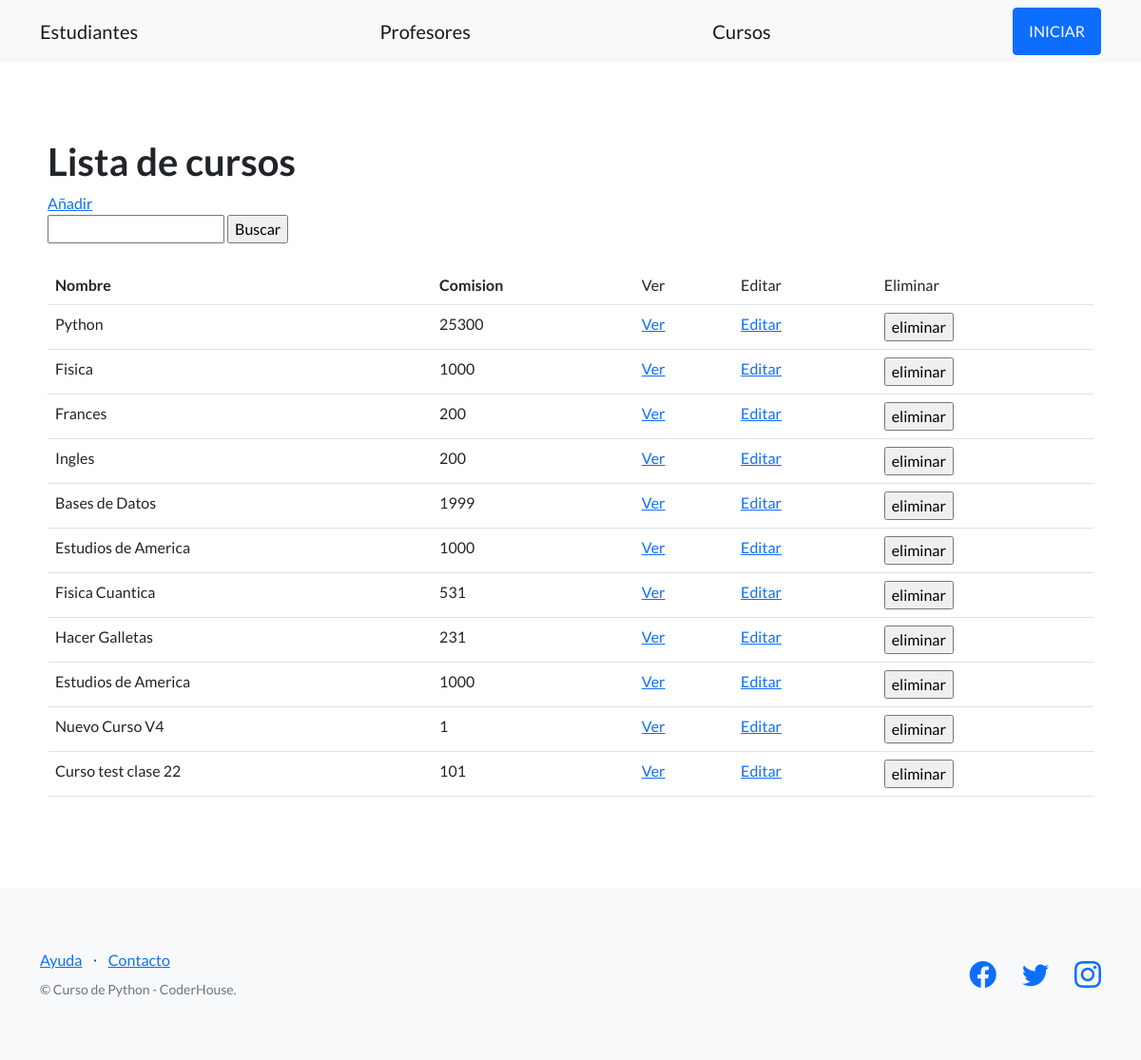
Before: /plataforma/cursos/ with the older database file.
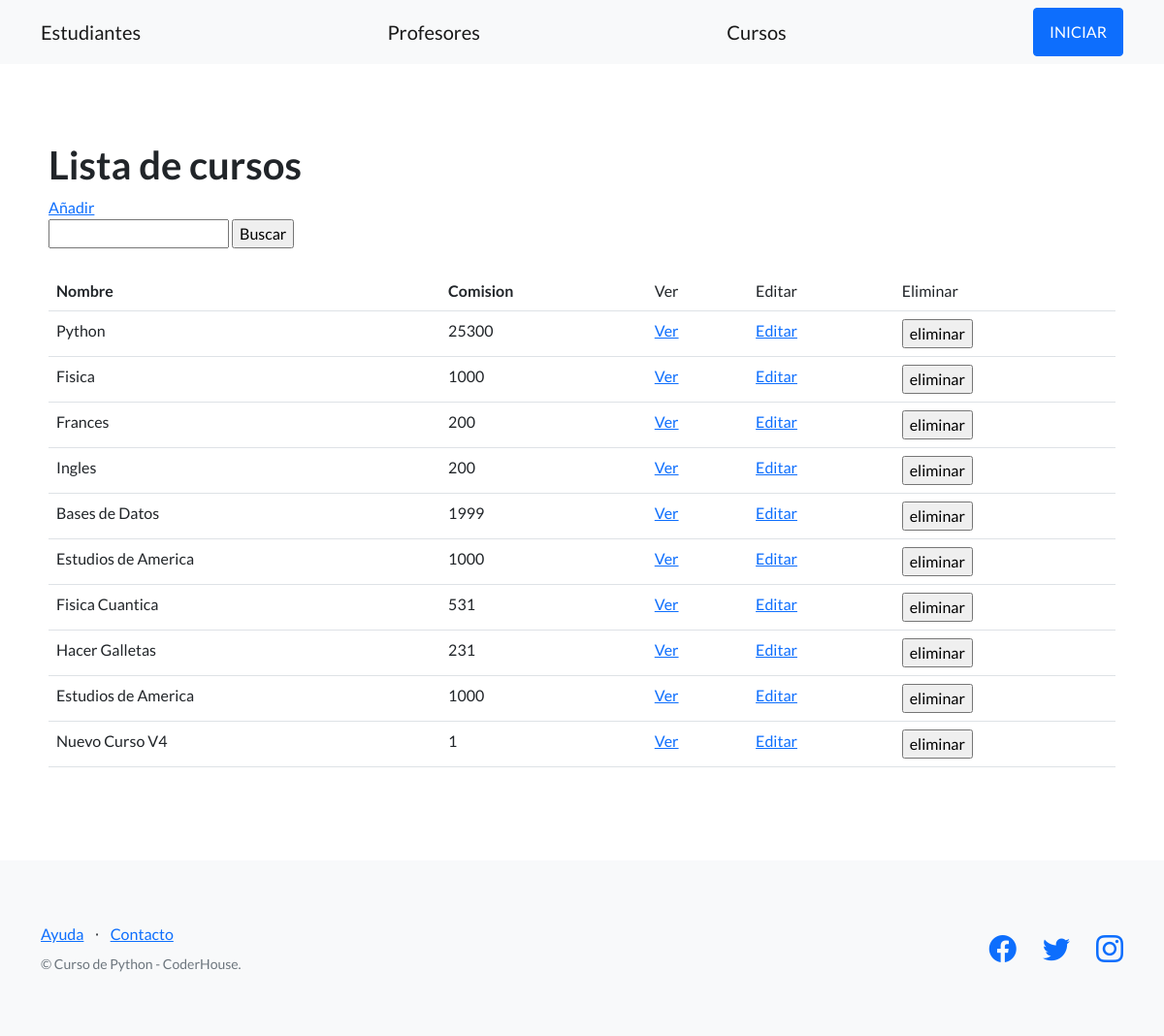
After: the same page with the newer database file.
### estudiantes/models.py (models this page shows, shortened)
class Curso(models.Model):
    nombre = models.CharField(max_length=64)
    comision = models.IntegerField()
    fecha_inicio = models.DateField(null=True)
    descripcion = models.TextField(null=True)

### estudiantes/views.py (the view)
# urls.py: path('cursos/', listar_cursos, name="listar_cursos"),
def listar_cursos(request):
    contexto = {
        'cursos': Curso.objects.all()
    }
    return render(
        request=request,
        template_name='estudiantes/lista_cursos.html',
        context=contexto,
    )

### estudiantes/templates/estudiantes/lista_cursos.html (shortened to what this page needs)
{% extends "estudiantes/base.html" %}
{% block contenido %}
<h1>Lista de cursos</h1>
<a href="{% url 'crear_curso' %}">Añadir</a>
<br>
<form action="{% url 'buscar_cursos' %}" method="post">
  <input type="text" name="busqueda">
  <input type="submit" value="Buscar">
</form>
<br>
<table class="table">
  <tbody>
    <tr>
      <th>Nombre</th>
      <th>Comision</th>
      <td>Ver</td>
      <td>Editar</td>
      <td>Eliminar</td>
    </tr>
    {% for curso in cursos %}
    <tr>
      <td>{{ curso.nombre }}</td>
      <td>{{ curso.comision }}</td>
      <td>
        <a href="{% url 'ver_curso' curso.id %}">Ver</a>
      </td>
      <td>
        <a href="{% url 'editar_curso' curso.id %}">Editar</a>
      </td>
      <td>
        <form action="{% url 'eliminar_curso' curso.id %}" method="post">
          <input type="submit" value="eliminar"/>
        </form
      </td>
    </tr>
    {% endfor %}
  </tbody>
</table>
{% endblock contenido %}

Changed rows visible on the page:
removed Curso: nombre "Curso test clase 22", comision "101"
